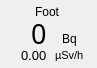
        <widget class="QFrame" name="cps_frame_m13">
         <property name="geometry">
          <rect>
           <x>56</x>
           <y>559</y>
           <width>97</width>
           <height>68</height>
          </rect>
         </property>
         <property name="toolTip">
          <string>&lt;html&gt;&lt;head/&gt;&lt;body&gt;&lt;p&gt;Module 13&lt;/p&gt;&lt;/body&gt;&lt;/html&gt;</string>
         </property>
         <property name="frameShape">
          <enum>QFrame::NoFrame</enum>
         </property>
         <property name="frameShadow">
          <enum>QFrame::Plain</enum>
         </property>
         <widget class="QWidget" name="layoutWidget_8">
          <property name="geometry">
           <rect>
            <x>4</x>
            <y>3</y>
            <width>87</width>
            <height>59</height>
           </rect>
          </property>
          <layout class="QVBoxLayout" name="verticalLayout_12">
           <property name="spacing">
            <number>0</number>
           </property>
           <item alignment="Qt::AlignHCenter">
            <widget class="QLabel" name="bodypart_m13">
             <property name="text">
              <string>Foot</string>
             </property>
            </widget>
           </item>
           <item>
            <layout class="QGridLayout" name="gridLayout_10">
             <property name="leftMargin">
              <number>0</number>
             </property>
             <property name="rightMargin">
              <number>0</number>
             </property>
             <property name="bottomMargin">
              <number>0</number>
             </property>
             <property name="spacing">
              <number>2</number>
             </property>
             <item row="1" column="1" alignment="Qt::AlignHCenter">
              <widget class="QLabel" name="uSv_label_m13">
               <property name="font">
                <font>
                 <pointsize>8</pointsize>
                </font>
               </property>
               <property name="text">
                <string>µSv/h</string>
               </property>
              </widget>
             </item>
             <item row="0" column="1" alignment="Qt::AlignHCenter|Qt::AlignBottom">
              <widget class="QLabel" name="cps_label_m13">
               <property name="text">
                <string>Bq</string>
               </property>
              </widget>
             </item>
             <item row="0" column="0" alignment="Qt::AlignRight">
              <widget class="QLabel" name="CPS_m13">
               <property name="minimumSize">
                <size>
                 <width>0</width>
                 <height>26</height>
                </size>
               </property>
               <property name="maximumSize">
                <size>
                 <width>16777215</width>
                 <height>26</height>
                </size>
               </property>
               <property name="font">
                <font>
                 <family>Arial Black</family>
                 <pointsize>20</pointsize>
                 <weight>50</weight>
                 <bold>false</bold>
                </font>
               </property>
               <property name="text">
                <string>0</string>
               </property>
              </widget>
             </item>
             <item row="1" column="0" alignment="Qt::AlignRight">
              <widget class="QLabel" name="uSv_m13">
               <property name="minimumSize">
                <size>
                 <width>0</width>
                 <height>14</height>
                </size>
               </property>
               <property name="maximumSize">
                <size>
                 <width>16777215</width>
                 <height>14</height>
                </size>
               </property>
               <property name="font">
                <font>
                 <pointsize>10</pointsize>
                </font>
               </property>
               <property name="text">
                <string>0.00</string>
               </property>
              </widget>
             </item>
            </layout>
           </item>
          </layout>
         </widget>
         <widget class="QLabel" name="cps_bg_m13">
          <property name="geometry">
           <rect>
            <x>2</x>
            <y>2</y>
            <width>91</width>
            <height>62</height>
           </rect>
          </property>
          <property name="frameShadow">
           <enum>QFrame::Sunken</enum>
          </property>
          <property name="text">
           <string/>
          </property>
          <property name="pixmap">
           <pixmap resource="RadMaster 3000+ v0.1/resources.qrc">:/bg/resources/bg/cps_frame.png</pixmap>
          </property>
          <property name="scaledContents">
           <bool>true</bool>
          </property>
         </widget>
         <zorder>cps_bg_m13</zorder>
         <zorder>layoutWidget_8</zorder>
        </widget>
